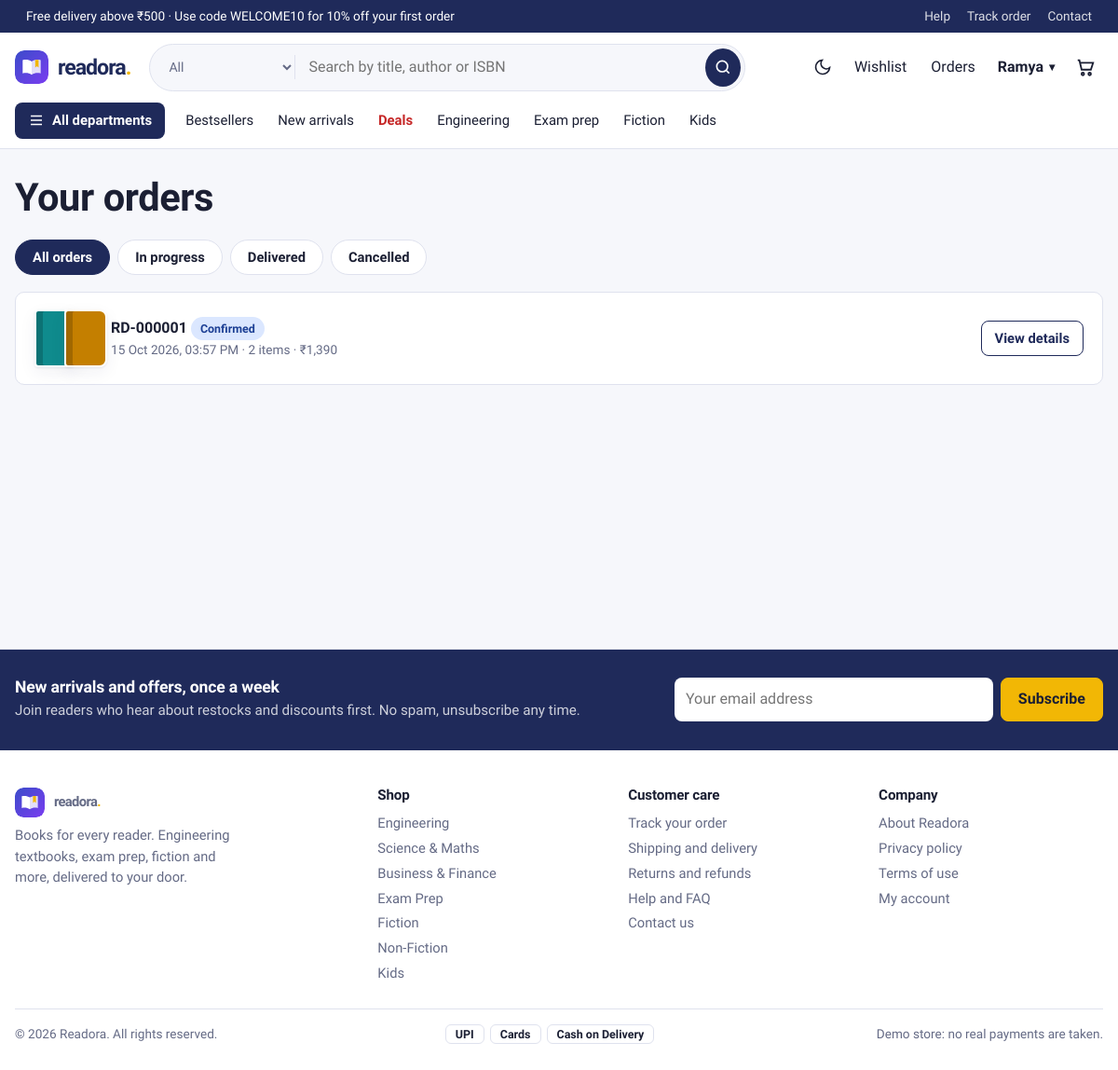
Page /orders (signed in) on the committed database.
### tables this page shows
CREATE TABLE users (
    id            INTEGER PRIMARY KEY AUTOINCREMENT,
    fullname      TEXT NOT NULL,
    username      TEXT NOT NULL UNIQUE COLLATE NOCASE,
    email         TEXT NOT NULL UNIQUE COLLATE NOCASE,
    password      TEXT NOT NULL,
    phone         TEXT,
    is_admin      INTEGER NOT NULL DEFAULT 0,
    created_at    TEXT NOT NULL DEFAULT CURRENT_TIMESTAMP
);

CREATE TABLE order_items (
    id        INTEGER PRIMARY KEY AUTOINCREMENT,
    order_id  INTEGER NOT NULL REFERENCES orders(id) ON DELETE CASCADE,
    book_id   INTEGER REFERENCES books(id) ON DELETE SET NULL,
    title     TEXT NOT NULL,              -- snapshot, survives book edits/deletes
    author    TEXT,
    price     REAL NOT NULL,
    qty       INTEGER NOT NULL
);

CREATE TABLE orders (
    id              INTEGER PRIMARY KEY AUTOINCREMENT,
    user_id         INTEGER NOT NULL REFERENCES users(id),
    status          TEXT NOT NULL DEFAULT 'Pending',
    payment_method  TEXT NOT NULL,
    payment_status  TEXT NOT NULL DEFAULT 'Pending',
    subtotal        REAL NOT NULL,
    discount        REAL NOT NULL DEFAULT 0,
    shipping_fee    REAL NOT NULL DEFAULT 0,
    total           REAL NOT NULL,
    coupon_code     TEXT,
    ship_name       TEXT NOT NULL,
    ship_phone      TEXT NOT NULL,
    ship_address    TEXT NOT NULL,
    created_at      TEXT NOT NULL DEFAULT CURRENT_TIMESTAMP
);

CREATE TABLE categories (
    id          INTEGER PRIMARY KEY AUTOINCREMENT,
    slug        TEXT NOT NULL UNIQUE,
    name        TEXT NOT NULL,
    group_name  TEXT NOT NULL DEFAULT 'More',   -- shown as a column in the departments menu
    sort_order  INTEGER NOT NULL DEFAULT 0
);

### bookstore/routes/orders.py (the view)
@bp.route("/orders")
@login_required
def history():
    status = request.args.get("status", "all")
    extra = {"active": " AND o.status NOT IN ('Delivered','Cancelled')", "delivered": " AND o.status='Delivered'",
             "cancelled": " AND o.status='Cancelled'"}.get(status, "")
    orders = query("""SELECT o.*, (SELECT SUM(qty) FROM order_items WHERE order_id=o.id) n_items
                      FROM orders o WHERE user_id=?""" + extra + " ORDER BY o.id DESC", (g.user["id"],))
    previews = {o["id"]: query("""SELECT oi.title, b.image, b.isbn FROM order_items oi LEFT JOIN books b ON b.id=oi.book_id
                                  WHERE oi.order_id=? LIMIT 3""", (o["id"],)) for o in orders}
    return render_template("orders.html", orders=orders, previews=previews, status=status)

### bookstore/db.py (called while the page is built)
def get_db():
    if "db" not in g:
        g.db = sqlite3.connect(current_app.config["DATABASE"])
        g.db.row_factory = sqlite3.Row
        g.db.execute("PRAGMA foreign_keys = ON")
    return g.db

def query(sql, args=(), one=False):
    cur = get_db().execute(sql, args)
    rows = cur.fetchall()
    cur.close()
    return (rows[0] if rows else None) if one else rows

### bookstore/utils.py (called while the page is built)
def csrf_token():
    if "_csrf" not in session:
        session["_csrf"] = secrets.token_urlsafe(32)
    return session["_csrf"]

def check_csrf():
    if request.method in ("POST", "PUT", "PATCH", "DELETE"):
        sent = request.form.get("_csrf") or request.headers.get("X-CSRF-Token")
        if not sent or not secrets.compare_digest(sent, session.get("_csrf", "")):
            abort(400, "Invalid or missing CSRF token. Please reload the page and try again.")

def load_user():
    uid = session.get("user_id")
    g.user = query("SELECT * FROM users WHERE id = ?", (uid,), one=True) if uid else None
    if uid and g.user is None:
        session.clear()

def login_required(view):
    @wraps(view)
    def wrapped(*a, **kw):
        if g.user is None:
            if wants_json():
                return jsonify(ok=False, message="Please log in first.", login=True), 401
            flash("Please log in to continue.", "info")
            return redirect(url_for("auth.login", next=request.full_path.rstrip("?")))
        return view(*a, **kw)
    return wrapped

def money(v):
    v = float(v or 0)
    return f"₹{v:,.0f}" if v == int(v) else f"₹{v:,.2f}"

def local_dt(value, fmt="%d %b %Y, %I:%M %p"):
    if not value:
        return ""
    dt = datetime.strptime(value, "%Y-%m-%d %H:%M:%S").replace(tzinfo=timezone.utc)
    tz = timezone(timedelta(minutes=current_app.config["TZ_OFFSET_MINUTES"]))
    return dt.astimezone(tz).strftime(fmt)

def order_ref(order_id):
    return f"{current_app.config['ORDER_PREFIX']}-{int(order_id):06d}"

def cover_url(image, isbn, size="M"):
    if image:
        return image
    if isbn:
        return f"https://covers.openlibrary.org/b/isbn/{isbn.replace('-', '')}-{size}.jpg?default=false"
    return None

def cart_count():
    if g.user:
        row = query("SELECT COALESCE(SUM(qty),0) n FROM cart_items WHERE user_id=?", (g.user["id"],), one=True)
        return row["n"]
    return sum(session.get("cart", {}).values())

### bookstore/templates/orders.html (shortened to what this page needs)
{% extends 'base.html' %}
{% from 'partials/macros.html' import cover, badge %}
{% block content %}
<h1>Your orders</h1>
<div class="tabs" role="navigation" aria-label="Filter orders">
  {% for key, label in [('all','All orders'),('active','In progress'),('delivered','Delivered'),('cancelled','Cancelled')] %}
    <a class="tab-link {{ 'on' if status == key }}" href="{{ url_for('orders.history', status=key) }}">{{ label }}</a>
  {% endfor %}
</div>
{% if not orders %}
  <div class="empty"><h2>{{ 'No orders yet' if status == 'all' else 'No orders here' }}</h2><p class="muted">{{ 'Once you place an order you can track it here.' if status == 'all' else 'Try another filter to see your other orders.' }}</p><a class="btn" href="{{ url_for('shop.catalogue') }}">Find a book</a></div>
{% else %}
  {% for o in orders %}
  <div class="panel order-card">
    <div class="thumbs">{% for p in previews[o.id] %}<div class="cover sm cc{{ loop.index % 6 }}">{% set u = cover_url(p.image, p.isbn, 'S') %}</div>{% endfor %}</div>
    <div>
      <b>{{ order_ref(o.id) }}</b> {{ badge(o.status) }}
      <div class="small muted">{{ o.created_at|dt }} · {{ o.n_items }} {{ 'item' if o.n_items == 1 else 'items' }} · {{ o.total|money }}</div>
    </div>
    <a class="btn btn-ghost btn-sm" href="{{ url_for('orders.detail', order_id=o.id) }}">View details</a>
  </div>
  {% endfor %}
{% endif %}
{% endblock %}

### bookstore/templates/base.html (shortened to what this page needs)
<!doctype html>
<html lang="en">
<head>
  <link rel="stylesheet" href="{{ url_for('static', filename='css/style.css') }}">
</head>
<body class="{{ 'is-admin' if current_endpoint and current_endpoint.startswith('admin.') }}">
<div class="strip">
  <div class="wrap strip-in">
    <span>Free delivery above {{ free_above|float|money }}{% if store.announcement %} · {{ store.announcement }}{% endif %}</span>
    <span class="strip-links"><a href="{{ url_for('shop.info', slug='faq') }}">Help</a><a href="{{ url_for('orders.history') }}">Track order</a><a href="{{ url_for('shop.contact') }}">Contact</a></span>
  </div>
</div>
<header class="site-header">
  <div class="wrap bar">
    <a class="logo" href="{{ url_for('shop.home') }}" aria-label="{{ brand.name }} home">
      <img class="logo-img" src="{{ url_for('static', filename='img/mark.svg') }}" width="36" height="36" alt="">
      <span class="wordmark">{{ brand.name|lower }}<b>.</b></span>
    </a>
    <form class="search" action="{{ url_for('shop.catalogue') }}" role="search" autocomplete="off">
      <select name="category" aria-label="Search in department">
        <option value="">All</option>
      </select>
      <input type="search" name="q" value="{{ request.args.get('q', '') }}" placeholder="Search by title, author or ISBN" aria-label="Search books" id="search-input">
      <button aria-label="Search"><svg viewBox="0 0 24 24" width="20" height="20" fill="none" stroke="currentColor" stroke-width="2"><circle cx="11" cy="11" r="7"/><path d="m20 20-3.500-3.500"/></svg></button>
    </form>
    <nav class="actions" aria-label="Account">
      <button class="icon-btn" id="theme-toggle" type="button" aria-label="Switch light or dark theme">
        <svg viewBox="0 0 24 24" width="20" height="20" fill="none" stroke="currentColor" stroke-width="2"><path d="M21 12.800A9 9 0 1 1 11.200 3a7 7 0 0 0 9.800 9.800z"/></svg>
      </button>
      {% if g.user %}
        <a class="icon-link" href="{{ url_for('shop.wishlist') }}">Wishlist</a>
        <a class="icon-link" href="{{ url_for('orders.history') }}">Orders</a>
        <div class="menu">
          <button class="menu-btn" type="button" aria-haspopup="true" aria-expanded="false">{{ g.user.fullname.split()[0] }}</button>
        </div>
      {% else %}
        <a class="icon-link" href="{{ url_for('auth.login') }}">Log in</a>
        <a class="btn btn-sm" href="{{ url_for('auth.register') }}">Sign up</a>
      {% endif %}
      <a class="cart-link" href="{{ url_for('cart.view') }}" aria-label="Cart, {{ cart_count }} items">
        <svg viewBox="0 0 24 24" width="22" height="22" fill="none" stroke="currentColor" stroke-width="2"><path d="M3 4h2l2.600 11h10.800L21 7H6.200"/><circle cx="9" cy="20" r="1.500"/><circle cx="17" cy="20" r="1.500"/></svg>
      </a>
    </nav>
  </div>
  <nav class="wrap mainnav" aria-label="Departments">
    <div class="mega">
      <button class="mega-btn" type="button" aria-expanded="false" aria-controls="mega-panel">
        <svg viewBox="0 0 24 24" width="18" height="18" fill="none" stroke="currentColor" stroke-width="2"><path d="M4 6h16M4 12h16M4 18h16"/></svg> All departments
      </button>
    </div>
    <a href="{{ url_for('shop.bestsellers') }}">Bestsellers</a>
    <a href="{{ url_for('shop.new_arrivals') }}">New arrivals</a>
    <a href="{{ url_for('shop.deals') }}" class="hot">Deals</a>
    <a href="{{ url_for('shop.catalogue', group='Engineering') }}">Engineering</a>
    <a href="{{ url_for('shop.catalogue', category='exams') }}">Exam prep</a>
    <a href="{{ url_for('shop.catalogue', group='Fiction') }}">Fiction</a>
    <a href="{{ url_for('shop.catalogue', group='Kids') }}">Kids</a>
  </nav>
</header>
<main id="main" class="wrap">{% block content %}{% endblock %}</main>
<footer class="site-footer">
  <div class="news">
    <div class="wrap news-in">
      <div><h3>New arrivals and offers, once a week</h3><p class="muted">Join readers who hear about restocks and discounts first. No spam, unsubscribe any time.</p></div>
      <form method="post" action="{{ url_for('shop.newsletter') }}" data-ajax-newsletter class="news-form">
        <input type="email" name="email" placeholder="Your email address" aria-label="Email address" required>
        <button class="btn btn-hl">Subscribe</button>
      </form>
    </div>
  </div>
  <div class="wrap foot">
    <div class="foot-brand">
      <div class="logo"><img class="logo-img" src="{{ url_for('static', filename='img/mark.svg') }}" width="32" height="32" alt=""><span class="wordmark">{{ brand.name|lower }}<b>.</b></span></div>
      <p class="muted">{{ brand.tagline }}. Engineering textbooks, exam prep, fiction and more, delivered to your door.</p>
    </div>
    <div><h4>Shop</h4>{% for group in nav_groups %}<a href="{{ url_for('shop.catalogue', group=group) }}">{{ group }}</a>{% endfor %}</div>
    <div><h4>Customer care</h4>
      <a href="{{ url_for('orders.history') }}">Track your order</a>
      <a href="{{ url_for('shop.info', slug='shipping') }}">Shipping and delivery</a>
      <a href="{{ url_for('shop.info', slug='returns-policy') }}">Returns and refunds</a>
      <a href="{{ url_for('shop.info', slug='faq') }}">Help and FAQ</a>
      <a href="{{ url_for('shop.contact') }}">Contact us</a></div>
    <div><h4>Company</h4>
      <a href="{{ url_for('shop.info', slug='about') }}">About {{ brand.name }}</a>
      <a href="{{ url_for('shop.info', slug='privacy') }}">Privacy policy</a>
      <a href="{{ url_for('shop.info', slug='terms') }}">Terms of use</a>
      <a href="{{ url_for('auth.account') }}">My account</a></div>
  </div>
  <div class="wrap foot-bottom">
    <span>© {{ year }} {{ brand.name }}. All rights reserved.</span>
    <span class="pay"><i>UPI</i><i>Cards</i><i>Cash on Delivery</i></span>
    <span class="muted">Demo store: no real payments are taken.</span>
  </div>
</footer>
</body>
</html>

### bookstore/templates/partials/macros.html (shortened to what this page needs)
{% macro badge(status) %}
<span class="badge st-{{ status|lower|replace(' ', '-') }}">{{ status }}</span>
{% endmacro %}

### rows in the picture
users: user.fullname "Ramya"
orders: id "RD-000001", status "Confirmed", created_at|dt "15 Oct 2026, 03:57 PM", n_items "2", n_items "items", total "₹1,390"
categories: group_name "Engineering"
categories: group_name "Science & Maths"
categories: group_name "Business & Finance"
categories: group_name "Exam Prep"
categories: group_name "Fiction"
categories: group_name "Non-Fiction"
categories: group_name "Kids"

### other values in the picture
{{ free_above|float|money }} "₹500"
{{ store.announcement }} "Use code WELCOME10 for 10% off your first order"
{{ brand.name|lower }} "readora"
{{ label }} "All orders" "In progress" "Delivered" "Cancelled"
{{ brand.tagline }} "Books for every reader"
{{ brand.name }} "Readora"
